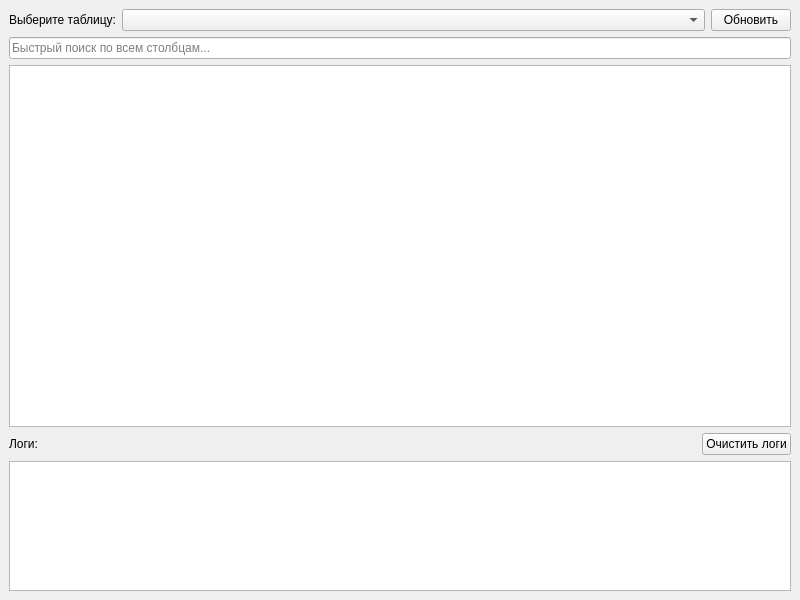
<?xml version="1.0" encoding="UTF-8"?>
<ui version="4.0">
 <class>MainWindow</class>
 <widget class="QMainWindow" name="MainWindow">
  <property name="geometry">
   <rect>
    <x>0</x>
    <y>0</y>
    <width>800</width>
    <height>600</height>
   </rect>
  </property>
  <property name="windowTitle">
   <string>Панель</string>
  </property>
  <widget class="QWidget" name="centralwidget">
   <layout class="QVBoxLayout" name="verticalLayout">
    <item>
     <layout class="QHBoxLayout" name="horizontalLayout">
      <item>
       <widget class="QLabel" name="label">
        <property name="text">
         <string>Выберите таблицу:</string>
        </property>
       </widget>
      </item>
      <item>
       <widget class="QComboBox" name="tablesComboBox">
        <property name="sizePolicy">
         <sizepolicy hsizetype="Expanding" vsizetype="Fixed">
          <horstretch>0</horstretch>
          <verstretch>0</verstretch>
         </sizepolicy>
        </property>
       </widget>
      </item>
      <item>
       <widget class="QPushButton" name="refreshButton">
        <property name="text">
         <string>Обновить</string>
        </property>
       </widget>
      </item>
     </layout>
    </item>
    <item>
     <widget class="QLineEdit" name="searchLineEdit">
      <property name="placeholderText">
       <string>Быстрый поиск по всем столбцам...</string>
      </property>
      <property name="clearButtonEnabled">
       <bool>true</bool>
      </property>
     </widget>
    </item>
    <item>
     <widget class="QTableWidget" name="tableWidget"/>
    </item>
    <item>
     <layout class="QHBoxLayout" name="logHeaderLayout">
      <item>
       <widget class="QLabel" name="logLabel">
        <property name="text">
         <string>Логи:</string>
        </property>
       </widget>
      </item>
      <item>
       <spacer name="horizontalSpacer">
        <property name="orientation">
         <enum>Qt::Horizontal</enum>
        </property>
        <property name="sizeHint" stdset="0">
         <size>
          <width>40</width>
          <height>20</height>
         </size>
        </property>
       </spacer>
      </item>
      <item>
       <widget class="QPushButton" name="clearLogsButton">
        <property name="text">
         <string>Очистить логи</string>
        </property>
       </widget>
      </item>
     </layout>
    </item>
    <item>
     <widget class="QPlainTextEdit" name="logTextEdit">
      <property name="maximumSize">
       <size>
        <width>16777215</width>
        <height>130</height>
       </size>
      </property>
      <property name="readOnly">
       <bool>true</bool>
      </property>
     </widget>
    </item>
   </layout>
  </widget>
 </widget>
 <resources/>
 <connections/>
</ui>
